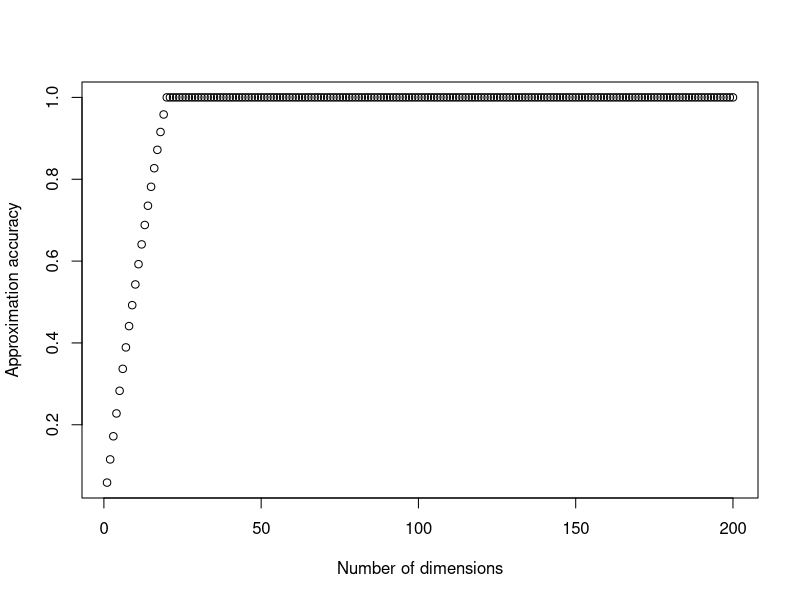

Write the R code that produced this figure. (Note: this script raises an error after producing the figure.)
## ---- chunk 1
knitr::opts_chunk$set(fig.retina = 3, fig.asp = 0.6, fig.align = 'center', out.width = "120%")
options(htmltools.dir.version = FALSE, digits = 3, knitr.table.format = "html",tibble.print_min=6, tibble.print_max=6)
library(knitr)
hook_output <- knit_hooks$get("output")
knit_hooks$set(output = function(x, options) {
  lines <- options$output.lines
  if (is.null(lines)) {
    return(hook_output(x, options))  # pass to default hook
  }
  x <- unlist(strsplit(x, "\n"))
  more <- "..."
  if (length(lines)==1) {        # first n lines
    if (length(x) > lines) {
      # truncate the output, but add ....
      x <- c(head(x, lines), more)
    }
  } else {
    x <- c(more, x[lines], more)
  }
  # paste these lines together
  x <- paste(c(x, ""), collapse = "\n")
  hook_output(x, options)
})
hook_output = knit_hooks$get('message')
knit_hooks$set(message = function(x, options) {
  # this hook is used only when the linewidth option is not NULL
  if (!is.null(n <- options$linewidth)) {
    x = knitr:::split_lines(x)
    # any lines wider than n should be wrapped
    if (any(nchar(x) > n)) x = strwrap(x, width = n)
    x = paste(x, collapse = '\n')
  }
  hook_output(x, options)
})
hook_output = knit_hooks$get('error')
knit_hooks$set(error = function(x, options) {
  # this hook is used only when the linewidth option is not NULL
  if (!is.null(n <- options$linewidth)) {
    x = knitr:::split_lines(x)
    # any lines wider than n should be wrapped
    if (any(nchar(x) > n)) x = strwrap(x, width = n)
    x = paste(x, collapse = '\n')
  }
  hook_output(x, options)
})
## ---- chunk 2
## Generate a matrix X of size 500 rows and 200 columns
X <- matrix(rnorm(10000), nrow = 500, ncol = 200)
X_svd <- svd(X)
str(X_svd)
dim(X_svd$u)
length(X_svd$d)
dim(X_svd$v)
## ---- chunk 3
## Let us try reconstructing X
X_reconstruct <- X_svd$u %*% diag(X_svd$d) %*% t(X_svd$v)
## Compute the sum of square error
## We see that X_reconstruct is really X, up to numerical accuracy.
sum((X - X_reconstruct)^2) 

## Let us now find the rank 3 approximation of X.
r <- 3
X_rk3 <- X_svd$u[,1:r] %*% diag(X_svd$d[1:r]) %*% t(X_svd$v[,1:r])
sum((X - X_rk3)^2)/sum(X^2) ## Relative error in approximation.

## What about rank 10 approximation ?
r <- 10
X_rk10 <- X_svd$u[,1:r] %*% diag(X_svd$d[1:r]) %*% t(X_svd$v[,1:r])
sum((X - X_rk10)^2)/sum(X^2) ## Relative error in approximation.
## ---- chunk 4
head(X_svd$d)
t <- cumsum(X_svd$d)
head(t)
plot(1:length(t), t/max(t), 
     xlab = "Number of dimensions", ylab = "Approximation accuracy")
## ---- chunk 5
X <- matrix(rnorm(4000000), nrow = 10000, ncol = 4000)
r <- 5
ptm <- proc.time()
X_svd <- svd(X, nu = r, nv = r)
proc.time() - ptm
## ---- chunk 6
library(irlba)
r <- 5
ptm <- proc.time()
X_irlba <- irlba(X, nu = r, nv = r)
proc.time() - ptm
## ---- chunk 7
X_approx1 <- X_svd$u %*% diag(X_svd$d[1:r]) %*% t(X_svd$v)
X_approx2 <- X_irlba$u %*% diag(X_irlba$d[1:r]) %*% t(X_irlba$v)
sum((X_approx1 - X_approx2)^2)
